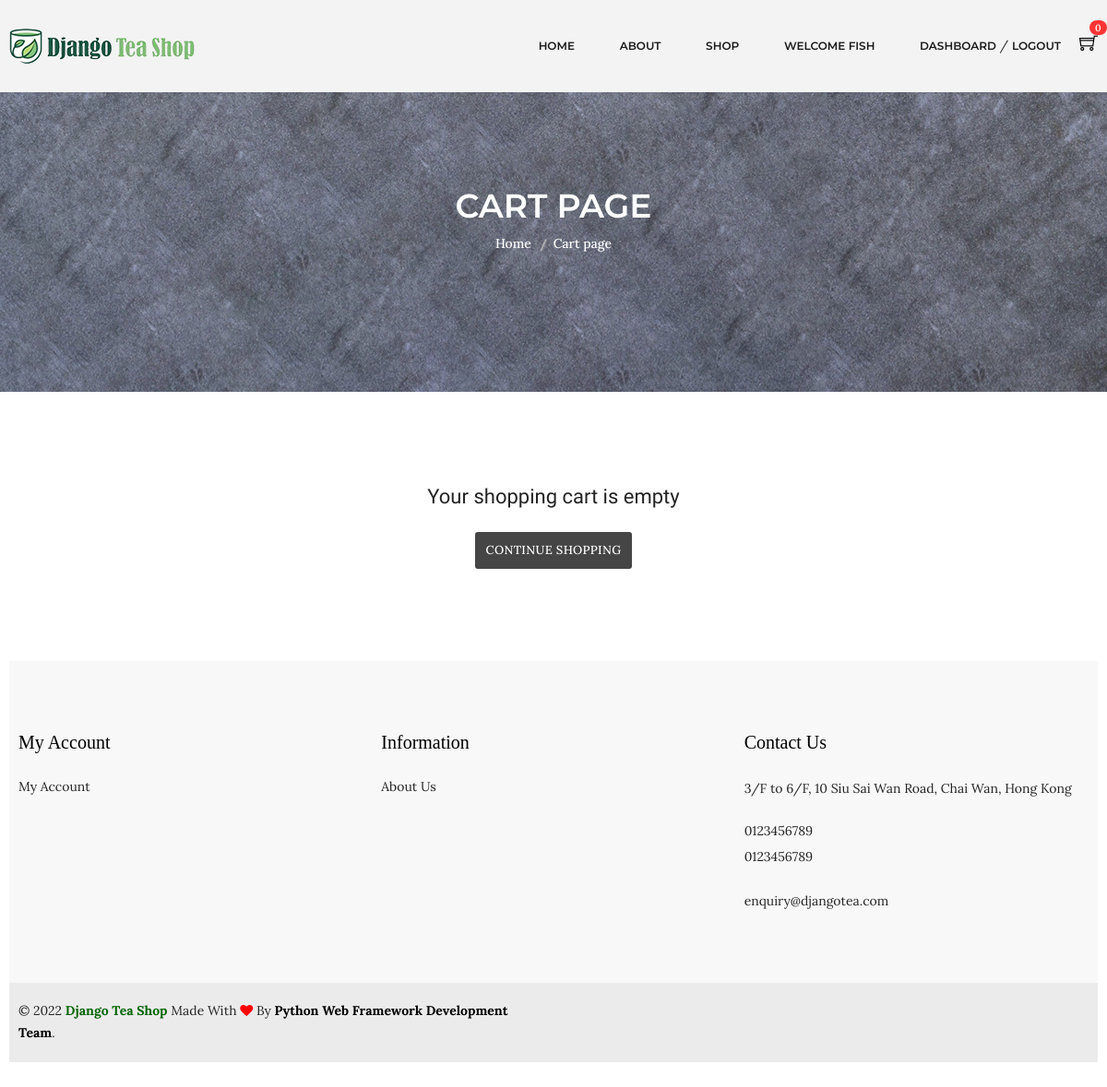
Page /cart/ (signed in) on the earlier database version.
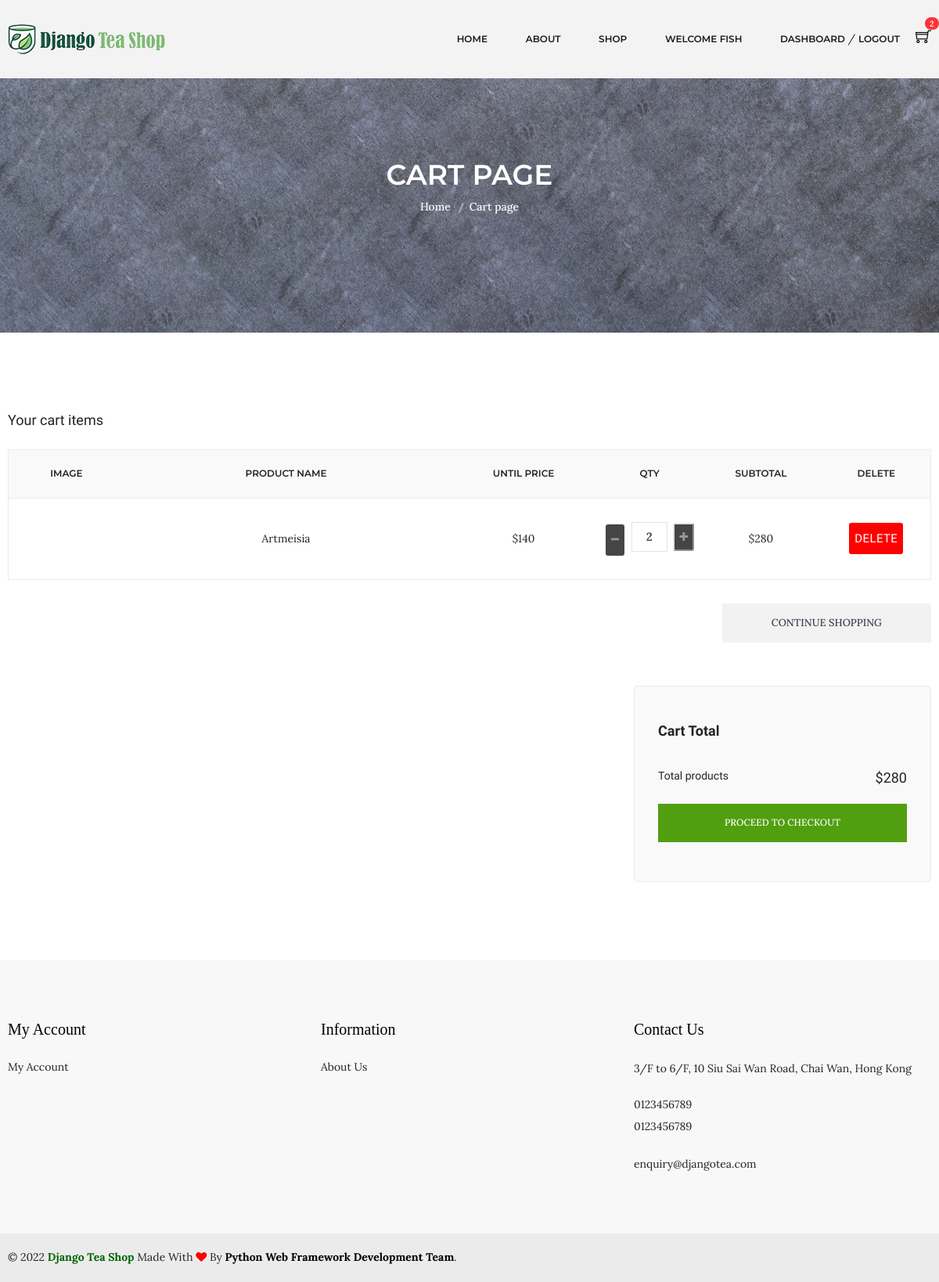
Same page on the later database version.
### accounts/models.py (models this page shows, shortened)
class Account(AbstractBaseUser):
    first_name = models.CharField(max_length=50)
    last_name = models.CharField(max_length=50)
    username = models.CharField(max_length=100, unique=True)
    email = models.EmailField(max_length=100, unique=True)
    phone_number = models.CharField(max_length=50)
    date_joined = models.DateTimeField(auto_now_add=True)
    last_login = models.DateTimeField(auto_now_add=True)
    is_admin = models.BooleanField(default=False)
    is_staff = models.BooleanField(default=False)
    is_active = models.BooleanField(default=False)
    is_superadmin = models.BooleanField(default=False)
    USERNAME_FIELD = 'email'
    REQUIRED_FIELDS = ['username', 'first_name', 'last_name']
    objects = MyAccountManager()

### carts/models.py (models this page shows, shortened)
class CartItem(models.Model):
    user = models.ForeignKey(Account, on_delete=models.CASCADE, null=True)
    variations = models.ManyToManyField(Variation, blank=True)
    product = models.ForeignKey(Product, on_delete=models.CASCADE)
    cart = models.ForeignKey(Cart, on_delete=models.CASCADE, null=True)
    quantity = models.IntegerField()
    is_active = models.BooleanField(default=True)
    def sub_total(self):
        return self.product.discounted_price * self.quantity

### shop/models.py (models this page shows, shortened)
class Product(models.Model):
    tea_name = models.CharField(max_length=100, unique=True)
    tea_type = models.CharField(max_length=100)
    slug = models.SlugField(max_length=100, unique=True)
    origin = models.CharField(max_length=100)
    color = models.CharField(max_length=50, blank=True)
    aroma = models.CharField(max_length=100, blank=True)
    taste = models.CharField(max_length=100, blank=True)
    tea_nature  = models.CharField(max_length=100, blank=True)
    is_available = models.BooleanField(default=True)
    is_new = models.BooleanField(default=False)
    properties = models.TextField(max_length=300, blank=True)
    weight = models.IntegerField()
    original_price = models.IntegerField()
    discounted_price = models.IntegerField()
    discount_rate = models.IntegerField(blank=True)
    photo_1 = models.ImageField(upload_to='photos/%Y/%m/%d', blank=True)
    photo_1_t = models.ImageField(upload_to='photos/%Y/%m/%d', blank=True)
    photo_1_z = models.ImageField(upload_to='photos/%Y/%m/%d', blank=True)
    photo_2 = models.ImageField(upload_to='photos/%Y/%m/%d', blank=True)
    photo_2_t = models.ImageField(upload_to='photos/%Y/%m/%d', blank=True)
    photo_2_z = models.ImageField(upload_to='photos/%Y/%m/%d', blank=True)
    photo_3 = models.ImageField(upload_to='photos/%Y/%m/%d', blank=True)
    photo_3_t = models.ImageField(upload_to='photos/%Y/%m/%d', blank=True)
    photo_3_z = models.ImageField(upload_to='photos/%Y/%m/%d', blank=True)
    photo_4 = models.ImageField(upload_to='photos/%Y/%m/%d', blank=True)
    photo_4_t = models.ImageField(upload_to='photos/%Y/%m/%d', blank=True)
    photo_4_z = models.ImageField(upload_to='photos/%Y/%m/%d', blank=True)
    created_date = models.DateTimeField(default=datetime.now)
    modified_date = models.DateTimeField(default=datetime.now)
    stars = models.IntegerField()
    store = models.IntegerField()
    category = models.ForeignKey(Category, on_delete=models.CASCADE)
    def get_url(self):
        return reverse('product_detail', args=[self.category.slug, self.slug])

### carts/views.py (the view)
# urls.py: path('', views.cart, name='cart'),
def cart(request, total=0, quantity=0, cart_items=None):
    try:
        tax = 0
        grand_total = 0
        if request.user.is_authenticated:
            cart_items = CartItem.objects.filter(user=request.user, is_active=True)
        else:
            cart = Cart.objects.get(cart_id=_cart_id(request))
            cart_items = CartItem.objects.filter(cart=cart, is_active=True)
        for cart_item in cart_items:
            total += (cart_item.product.discounted_price * cart_item.quantity)
            quantity += cart_item.quantity
        grand_total = total
    except ObjectDoesNotExist:
        pass # just ignore
    context = {
        'total': total,
        'quantity': quantity,
        'cart_items': cart_items,
        'grand_total': grand_total,
    }
    return render(request, 'shop/cart.html', context)

### carts/context_processors.py (called while the page is built)
def counter(request):
    cart_count = 0
    if 'admin' in request.path:
        return {}
    else:
        try:
            cart = Cart.objects.filter(cart_id=_cart_id(request))
            if request.user.is_authenticated:
                cart_items = CartItem.objects.all().filter(user=request.user)
            else:
                cart_items = CartItem.objects.all().filter(cart=cart[:1])
            for cart_item in cart_items:
                cart_count += cart_item.quantity
        except cart.DoesNotExist:
            cart_count = 0
    return dict(cart_count=cart_count)

### carts/views.py (called while the page is built)
def _cart_id(request):
    cart = request.session.session_key
    if not cart:
        cart = request.session.create()
    return cart

### category/context_processors.py (called while the page is built)
def menu_links(request):
    links = Category.objects.all()
    return dict(links=links)

### templates/shop/cart.html (shortened to what this page needs)
{% extends 'base.html' %}
{% load static %}
{% block content %}
<div class="breadcrumb-area ptb-150" style="background-image: url(../static/img/banner/banner.jpg)">
  <div class="container">
    <div class="breadcrumb-content text-center mt-50">
      <h3>CART PAGE</h3>
      <ul>
        <li><a href="{% url 'index' %}">Home</a></li>
        <li class="active">Cart page</li>
      </ul>
    </div>
  </div>
</div>
<div class="cart-main-area ptb-100">
  <div class="container">
    {% if not cart_items %}
    <div class="text-center mb-100">
      <h4 class="mb-20">Your shopping cart is empty</h4>
      <a href="{% url 'shop' %}" type="button" class="button">&#x2004;Continue shopping&#x2004;</a>
    </div>
    {% else %}
    <h3 class="page-title">Your cart items</h3>
    <div class="row">
      <div class="col-lg-12 col-md-12 col-sm-12 col-12">
        <div class="table-content table-responsive">
          <table>
            <thead>
              <tr>
                <th>Image</th>
                <th>Product Name</th>
                <th>Until Price</th>
                <th>Qty</th>
                <th>Subtotal</th>
                <th>Delete</th>
              </tr>
            </thead>
            <tbody>
              {% for cart_item in cart_items %}
              <tr>
                <td class="product-thumbnail">
                </td>
                <td class="product-name">
                  <a href="{{ cart_item.product.get_url }}">{{ cart_item.product.tea_name }}</a>
                </td>
                <td class="product-price-cart">
                  <span class="amount">${{ cart_item.product.discounted_price }}</span>
                </td>
                <td class="product-quantity">
                  <div class="input-group input-spinner">
                    <div class="input-group-prepend">
                      <a href="{% url 'remove_cart' cart_item.product.id cart_item.id %}" class="button btn-light"
                        type="button" id="button-minus" style="background: #454545">
                        <i class="fa fa-minus"></i></a>&#x2006;
                    </div>
                    <input type="text" class="form-control" value="{{cart_item.quantity}}" />
                    <div class="input-group-append">
                      <form class="btn" action="{% url 'add_cart' cart_item.product.id %}" method="POST">
                        <button class="button btn-light" type="submit" id="button-plus" style="background: #454545">
                          <i class="fa fa-plus"></i>
                        </button>
                      </form>
                    </div>
                  </div>
                </td>
                <td class="product-subtotal">${{ cart_item.sub_total }}</td>
                <td class="product-remove">
                  <a type="button" onclick="return confirm('Are you sure you want to delete this item?')"
                    class="button btn-danger" href="{% url 'remove_cart_item' cart_item.product.id cart_item.id %}">
                    Delete
                  </a>
                </td>
              </tr>
              {% endfor %}
            </tbody>
          </table>
        </div>
        <div class="row">
          <div class="col-lg-12">
            <div class="cart-shiping-update-wrapper">
              <div class="cart-clear">
                <a href="{% url 'shop' %}">Continue Shopping</a>
              </div>
            </div>
          </div>
        </div>
        <div class="row">
          <div class="col-lg-4 col-md-6"></div>
          <div class="col-lg-4 col-md-6"></div>
          <div class="col-lg-4 col-md-12">
            <div class="grand-totall">
              <div class="title-wrap">
                <h4 class="cart-bottom-title section-bg-gary-cart">
                  Cart Total
                </h4>
              </div>
              <h5>Total products <span>${{ grand_total }}</span></h5>
              <a href="{% url 'checkout' %}">Proceed to Checkout</a>
            </div>
          </div>
        </div>
      </div>
    </div>
  </div>
</div>
{% endif %} {% endblock %}

### templates/base.html (shortened to what this page needs)
{% load static %}
<!DOCTYPE html>
<html lang="en">
  <head>
    <link href="{% static 'css/ui.css' %}" rel="stylesheet" type="text/css" />
    <link rel="stylesheet" href="{% static 'css/bootstrap.min.css' %}" />
    <link rel="stylesheet" href="{% static 'css/bootstrap.css' %}" />
    <link rel="stylesheet" href="{% static 'css/animate.min.css' %}" />
    <link rel="stylesheet" href="{% static 'css/owl.carousel.min.css' %}" />
    <link rel="stylesheet" href="{% static 'css/slick.css' %}" />
    <link rel="stylesheet" href="{% static 'css/chosen.min.css' %}" />
    <link rel="stylesheet" href="{% static 'css/font-awesome.min.css' %}" />
    <link rel="stylesheet" href="{% static 'css/themify-icons.css' %}" />
    <link rel="stylesheet" href="{% static 'css/ionicons.min.css' %}" />
    <link rel="stylesheet" href="{% static 'css/jquery-ui.css' %}" />
    <link rel="stylesheet" href="{% static 'css/meanmenu.min.css' %}" />
    <link rel="stylesheet" href="{% static 'css/style.css' %}" />
    <link rel="stylesheet" href="{% static 'css/responsive.css' %}" />
  </head>
  <body>
    {% include 'partials/_navbar.html' %}
    {% block content %} {% endblock %}
    {% include 'partials/_footer.html' %}
  </body>
</html>

### templates/partials/_navbar.html (shortened to what this page needs)
{% load static %}
<header class="header-area gray-bg clearfix fixed-top">
  <div class="header-bottom">
    <div class="container">
      <div class="row">
        <div class="col-lg-3 col-md-4 col-6">
          <div class="logo">
            <a href="{% url 'index' %}">
              <img alt="" src="{% static 'img/logo/logo.png' %}" />
            </a>
          </div>
        </div>
        <div class="col-lg-9 col-md-8 col-6">
          <div class="header-bottom-right">
            <div class="main-menu">
              <nav>
                <ul>
                  <li class="top-hover">
                    <a href="{% url 'index' %}">home</a>
                  </li>
                  <li><a href="{% url 'about' %}">about</a></li>
                  <li class="mega-menu-position top-hover">
                    <a href="{% url 'shop' %}">shop</a>
                  </li>
                  {% if user.id is None %}
                  <li class="top-hover">
                    <a href="{% url 'login' %}">login</a> / <a href="{% url 'register' %}">register</a>
                  </li>
                  {% else %}
                  <li><a href="#">Welcome {{ user.first_name }}</a></li>
                  <li class="top-hover">
                    <a href="{% url 'cart' %}">dashboard</a> / <a href="{% url 'logout' %}">logout</a>
                  </li>
                  {% endif %}
                </ul>
              </nav>
            </div>
            <div class="header-cart">
              <a href="{% url 'cart' %}" class="widget-header">
              <div class="cart-icon">
                <i class="ti-shopping-cart"></i>
              </div><span class="badge badge-pill badge-danger notify mt-25">{{cart_count}}</span>
            </a>
              </div>
            </div>
          </div>
        </div>
      </div>
    </div>
</header>

### templates/partials/_footer.html (shortened to what this page needs)
{% load static %}
<footer class="footer-area pt-75 gray-bg-3">
  <div class="footer-top gray-bg-3 pb-35">
    <div class="container">
      <div class="row">
        <div class="col-lg-4 col-md-6 col-sm-6">
          <div class="footer-widget mb-40">
            <div class="footer-title mb-25">
              <h4>My Account</h4>
            </div>
            <div class="footer-content">
              <ul>
                <li><a href="my-account.html">My Account</a></li>
              </ul>
            </div>
          </div>
        </div>
        <div class="col-lg-4 col-md-6 col-sm-6">
          <div class="footer-widget mb-40">
            <div class="footer-title mb-25">
              <h4>Information</h4>
            </div>
            <div class="footer-content">
              <ul>
                <li><a href="{% url 'about' %}">About Us</a></li>
              </ul>
            </div>
          </div>
        </div>
        <div class="col-lg-4 col-md-6 col-sm-6">
          <div class="footer-widget footer-widget-red footer-black-color mb-40">
            <div class="footer-title mb-25">
              <h4>Contact Us</h4>
            </div>
            <div class="footer-about">
              <p>3/F to 6/F, 10 Siu Sai Wan Road, Chai Wan, Hong Kong</p>
              <div class="footer-contact mt-20">
                <ul>
                  <li>0123456789</li>
                  <li>0123456789</li>
                </ul>
              </div>
              <div class="footer-contact mt-20">
                <ul>
                  <li>enquiry@djangotea.com</li>
                </ul>
              </div>
            </div>
          </div>
        </div>
      </div>
    </div>
  </div>
  <div class="footer-bottom pb-25 pt-25 gray-bg-2">
    <div class="container">
      <div class="row">
        <div class="col-md-6">
          <div class="copyright">
            <p class="copy-text">
              © <span id="year"></span>
              <strong style="color: darkgreen">Django Tea Shop</strong> Made
              With
              <i class="fa fa-heart" style="color: red" aria-hidden="true"></i>
              By
              <a
                class="company-name"
                href="https://themeforest.net/user/codecarnival/portfolio"
              >
                <strong> Python Web Framework Development Team</strong></a
              >.
            </p>
          </div>
        </div>
        <div class="col-md-6">
        </div>
      </div>
    </div>
  </div>
</footer>

### djangoteashop/static/css/ui.css (style rules this page uses)
html { font-family: "Inter", sans-serif; font-size: 15px; }
p:last-child { margin-bottom: 0; }
.widget-header { display: inline-block; vertical-align: middle; position: relative; }
.widget-header i { color: #969696; }
.widget-header .notify { position: absolute; top: -3px; right: -10px; }
.footer-bottom { padding-top: 20px; padding-bottom: 20px; }
.btn-light { background-color: #fff; border-color: #e4e4e4; }
.btn-light i { color: #969696; }
.notify { position: absolute; top: -4px; right: -10px; display: inline-block; padding: 0.25em 0.6em; font-size: 12px; line-height: 1; text-align: center; border-radius: 3rem; color: #fff; background-color: #fa3434; }
.input-spinner { width: 125px; flex-wrap: nowrap; display: inline-flex; vertical-align: middle; }
.input-spinner input.form-control { text-align: center; max-width: 46px; font-weight: bold; flex-basis: 46px; border-color: #e4e4e4; flex-grow: 0; }
.input-spinner .btn { width: 42px; text-align: center; padding-left: 0.5rem; padding-right: 0.5rem; }

Differences in the rows shown:
added CartItem: product.tea_name "Artmeisia", product.discounted_price "140", quantity "2", sub_total "280"
Other differences:
{{ cart_count }}: "0" → "2"
{{ grand_total }}: (not shown) → "280"
text no longer shown: "Your shopping cart is empty"
text now shown: "Your cart items IMAGE PRODUCT NAME UNTIL PRICE QTY SUBTOTAL DELETE Cart Total Total products $ PROCEED TO CHECKOUT"
